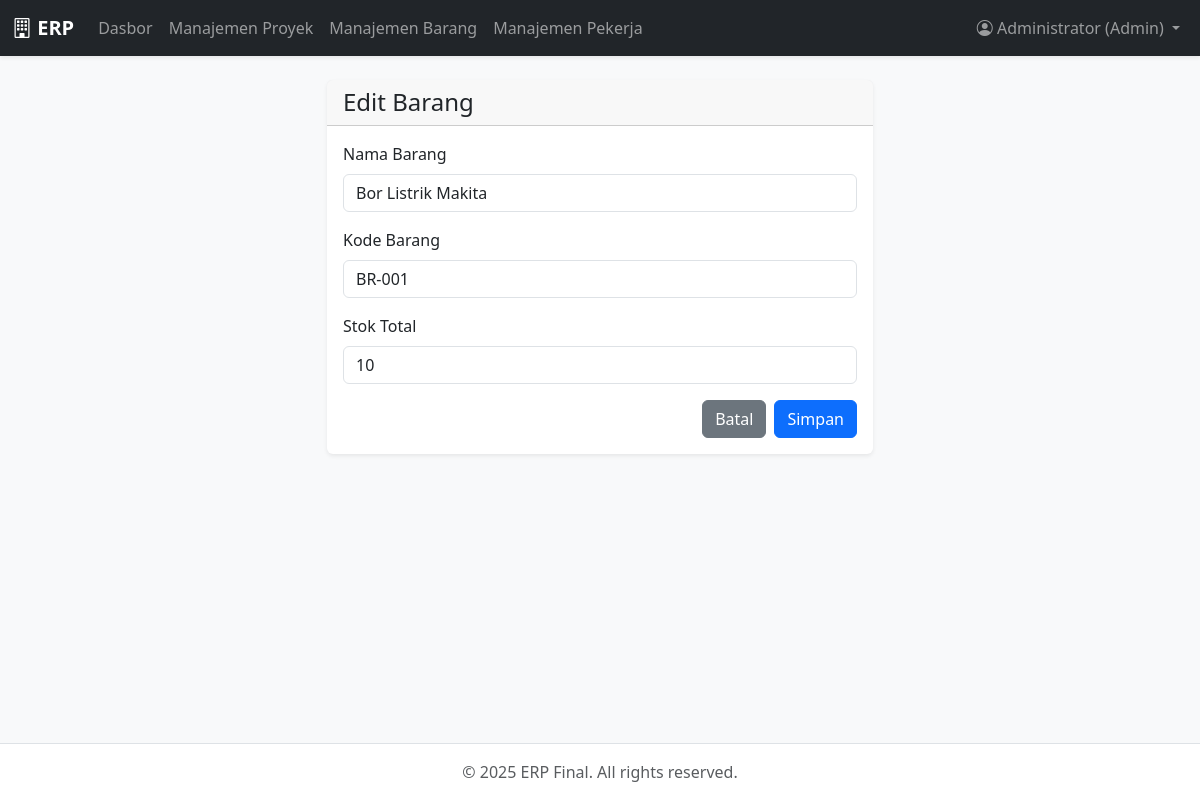
Screenshot of /admin/inventory/manage.php?id=1 (signed in) with the database file from the repository.
### tables this page shows
CREATE TABLE inventory_items (
        id INTEGER PRIMARY KEY AUTOINCREMENT,
        nama_barang VARCHAR(100) NOT NULL,
        kode_barang VARCHAR(20) UNIQUE NOT NULL,
        stok_total INTEGER NOT NULL,
        stok_tersedia INTEGER NOT NULL
    );

### admin/inventory/manage.php (the view, shortened to what this page needs)
<?php
require_once __DIR__ . '/../../templates/header.php';
$id = $_GET['id'] ?? null;
$item = ['nama_barang' => '', 'kode_barang' => '', 'stok_total' => ''];
$page_title = "Tambah Barang Baru";
if ($id) {
    $stmt = $db->prepare("SELECT * FROM inventory_items WHERE id = ?");
    $stmt->execute([$id]);
    $item = $stmt->fetch();
    $page_title = "Edit Barang";
}
?>
<main class="container mt-4">
    <div class="row justify-content-center"><div class="col-md-6">
        <div class="card shadow-sm"><div class="card-header">
            <h4 class="mb-0"><?= $page_title ?></h4>
        </div><div class="card-body">
            <form method="POST">
                <div class="mb-3"><label for="nama_barang" class="form-label">Nama Barang</label><input type="text" name="nama_barang" id="nama_barang" class="form-control" value="<?= htmlspecialchars($item['nama_barang']) ?>" required></div>
                <div class="mb-3"><label for="kode_barang" class="form-label">Kode Barang</label><input type="text" name="kode_barang" id="kode_barang" class="form-control" value="<?= htmlspecialchars($item['kode_barang']) ?>" required></div>
                <div class="mb-3"><label for="stok_total" class="form-label">Stok Total</label><input type="number" name="stok_total" id="stok_total" class="form-control" value="<?= htmlspecialchars($item['stok_total']) ?>" required min="0"></div>
                <div class="d-flex justify-content-end"><a href="index.php" class="btn btn-secondary me-2">Batal</a><button type="submit" class="btn btn-primary">Simpan</button></div>
            </form>
        </div></div>
    </div></div>
</main>
<?php require_once __DIR__ . '/../../templates/footer.php'; ?>

### style.css (style rules this page uses)
body { background-color: #f0f2f5; }
.card { border: none; }

### rows the page displays
inventory_items: nama_barang "Bor Listrik Makita", kode_barang "BR-001", stok_total "10"

### other values shown
$_SESSION['user_name'] "Administrator"
$_SESSION['user_role'] "Admin"
$page_title "Edit Barang"
